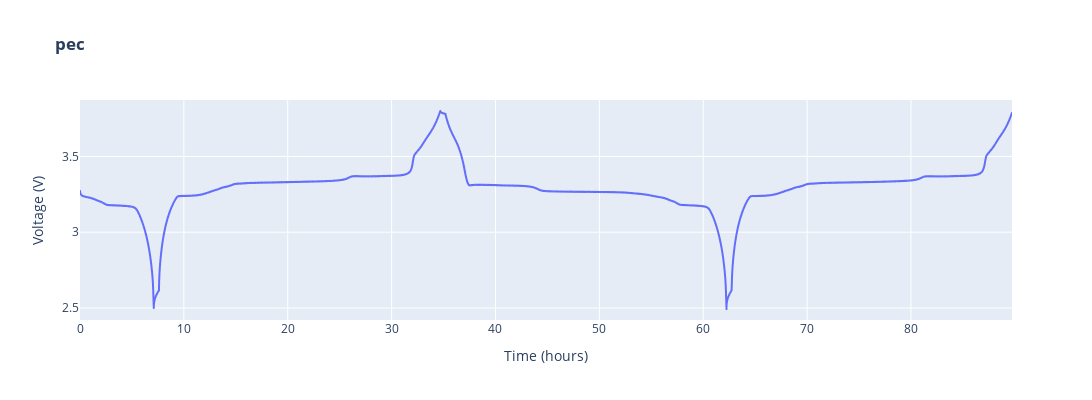

The cell this chart's notebook holds for it:
### Markdown cell above
You can load the file using the `.get` method as usual. However, you will have to provide `cellpy` the name of the instrument (for this case it will be "pec_csv").

### Code cell
c = cellpy.get(p, instrument="pec_csv", cycle_mode="full_cell")
plotutils.raw_plot(c, width=1200, height=400)

### Figure 1 — Plotly figure (JSON) as saved in the notebook; plotly's stock layout.template omitted (floating-point values rounded to 4 significant figures; data arrays with more than 128 entries replaced by an {"elided": "..."} marker saying what was removed)
{"data": [{"hovertemplate": "Time (hours)=%{x}<br>Voltage (V)=%{y}<extra></extra>", "legendgroup": "", "line": {"color": "#636efa", "dash": "solid"}, "marker": {"symbol": "circle"}, "mode": "lines", "name": "", "showlegend": false, "type": "scattergl", "x": {"elided": "16255 float values"}, "xaxis": "x", "y": {"elided": "16255 float values"}, "yaxis": "y"}], "layout": {"height": 400, "legend": {"tracegroupgap": 0}, "title": {"text": "<b>pec</b>"}, "width": 1200, "xaxis": {"anchor": "y", "domain": [0, 1], "title": {"text": "Time (hours)"}}, "yaxis": {"anchor": "x", "domain": [0, 1], "title": {"text": "Voltage (V)"}}}}
